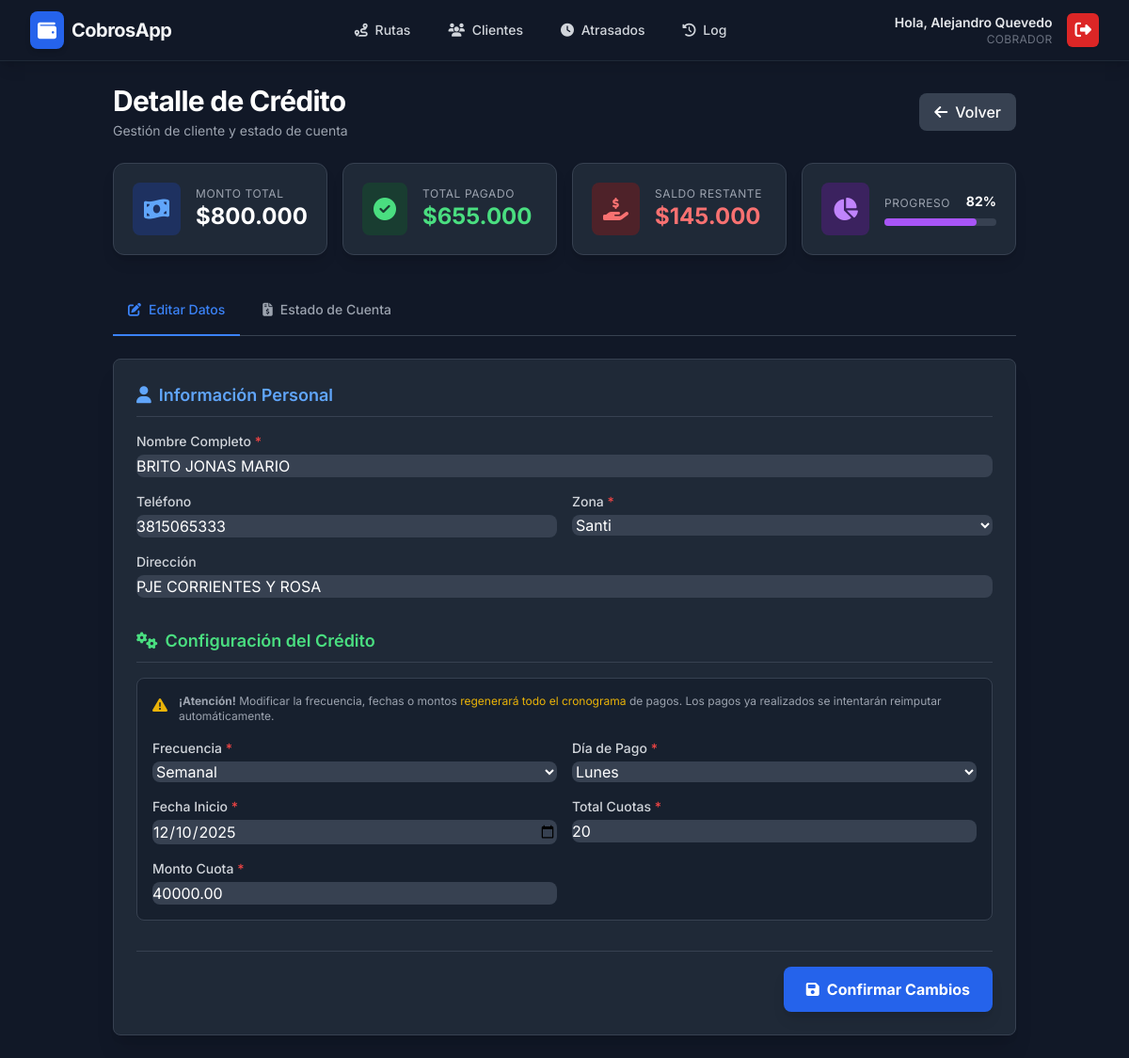
Screenshot of /bk/index.php?page=editar_cliente&id=1520 (signed in) with the database file from the repository.
### tables this page shows
CREATE TABLE `creditos` (
  `id` int NOT NULL,
  `cliente_id` int NOT NULL,
  `zona` int NOT NULL,
  `dia_pago` varchar(20) DEFAULT NULL,
  `dia_vencimiento` tinyint DEFAULT NULL COMMENT 'Día del mes para vencimientos quincenales/mensuales',
  `frecuencia` enum('Semanal','Quincenal','Mensual') NOT NULL DEFAULT 'Semanal',
  `monto_total` decimal(10,2) NOT NULL,
  `total_cuotas` int NOT NULL,
  `cuotas_pagadas` int NOT NULL DEFAULT '0',
  `monto_cuota` decimal(10,2) NOT NULL,
  `saldo_cuota_actual` decimal(10,2) NOT NULL DEFAULT '0.00',
  `ultimo_pago` date DEFAULT NULL,
  `estado` enum('Activo','Pagado') NOT NULL DEFAULT 'Activo'
);

CREATE TABLE `clientes` (
  `id` int NOT NULL,
  `nombre` varchar(255) NOT NULL,
  `telefono` varchar(50) DEFAULT NULL,
  `direccion` text
);

### bk/index.php (called while the page is built, shortened)
<?php
require_once 'config.php';
require_once 'partials/header.php';
$page_to_load = $_GET['page'] ?? 'rutas';
$allowed_pages = [
    'rutas',
    'clientes',
    'agregar_cliente',
    'editar_cliente',
    'eliminar_cliente',
    'atrasados',
    'reporte_general',
    'finalizados',
    'log_pagos',
];
if (in_array($page_to_load, $allowed_pages)) {
    $view_file = 'views/' . $page_to_load . '.php';
    if (file_exists($view_file)) {
        require_once $view_file;
    } else {
        echo "<div class='bg-red-900 border border-red-700 text-red-200 px-4 py-3 rounded-md mb-4' role='alert'>Error: El archivo de la vista '{$page_to_load}.php' no se encontró.</div>";
    }
} else {
    echo "<div class='text-red-500 font-bold text-center text-lg'>Error 404: La página solicitada no fue encontrada.</div>";
}
require_once 'partials/footer.php';
?>

### bk/config.php (called while the page is built, shortened)
<?php
function formatCurrency($value) {
    return '$' . number_format($value, 0, ',', '.');
}
?>

### bk/views/editar_cliente.php (the view, shortened to what this page needs)
<?php
$credito_id = $_GET['id'] ?? null;
$nombres_zonas = [
    1 => 'Santi', 2 => 'Juan Pablo', 3 => 'Enzo',
    4 => 'Tafi del V', 5 => 'Famailla', 6 => 'Sgo'
];
$dias_semana = ['Lunes', 'Martes', 'Miércoles', 'Jueves', 'Viernes', 'Sábado'];
$frecuencias = ['Semanal', 'Quincenal', 'Mensual'];
try {
    $stmt_data = $pdo->prepare("SELECT c.id as cliente_id, c.nombre, c.telefono, c.direccion, cr.* FROM clientes c JOIN creditos cr ON c.id = cr.cliente_id WHERE cr.id = ?");
    $stmt_data->execute([$credito_id]);
    $data = $stmt_data->fetch(PDO::FETCH_ASSOC);
    $stmt_pagos = $pdo->prepare("SELECT * FROM pagos WHERE credito_id = ? ORDER BY fecha_pago DESC, id DESC");
    $stmt_pagos->execute([$credito_id]);
    $pagos = $stmt_pagos->fetchAll(PDO::FETCH_ASSOC);
    $total_credito = $data['monto_total'];
    $total_pagado_real = 0;
    foreach($pagos as $p) $total_pagado_real += $p['monto_pagado'];
    $saldo_restante = $total_credito - $total_pagado_real;
    $progreso_porc = ($total_credito > 0) ? round(($total_pagado_real / $total_credito) * 100) : 0;
} catch (PDOException $e) {
    die("Error al obtener los datos: " . $e->getMessage());
}
?>
<div class="flex flex-col sm:flex-row justify-between items-center mb-6">
    <div>
        <h2 class="text-3xl font-bold text-white tracking-tight">Detalle de Crédito</h2>
        <p class="text-gray-400 text-sm mt-1">Gestión de cliente y estado de cuenta</p>
    </div>
    <div class="mt-4 sm:mt-0 flex gap-2">
        <a href="index.php?page=clientes" class="bg-gray-700 hover:bg-gray-600 text-white font-medium py-2 px-4 rounded-lg transition-colors flex items-center">
            <i class="fas fa-arrow-left mr-2"></i> Volver
        </a>
    </div>
</div>
<div class="grid grid-cols-1 sm:grid-cols-2 lg:grid-cols-4 gap-4 mb-8">
    <div class="bg-gray-800 rounded-xl p-5 border border-gray-700 shadow-lg">
        <div class="flex items-center">
            <div class="bg-blue-900/50 p-3 rounded-lg mr-4">
                <i class="fas fa-money-bill-wave text-blue-400 text-2xl"></i>
            </div>
            <div>
                <p class="text-gray-400 text-xs uppercase tracking-wider">Monto Total</p>
                <p class="text-2xl font-bold text-white"><?= formatCurrency($total_credito) ?></p>
            </div>
        </div>
    </div>
    <div class="bg-gray-800 rounded-xl p-5 border border-gray-700 shadow-lg">
        <div class="flex items-center">
            <div class="bg-green-900/50 p-3 rounded-lg mr-4">
                <i class="fas fa-check-circle text-green-400 text-2xl"></i>
            </div>
            <div>
                <p class="text-gray-400 text-xs uppercase tracking-wider">Total Pagado</p>
                <p class="text-2xl font-bold text-green-400"><?= formatCurrency($total_pagado_real) ?></p>
            </div>
        </div>
    </div>
    <div class="bg-gray-800 rounded-xl p-5 border border-gray-700 shadow-lg">
        <div class="flex items-center">
            <div class="bg-red-900/50 p-3 rounded-lg mr-4">
                <i class="fas fa-hand-holding-usd text-red-400 text-2xl"></i>
            </div>
            <div>
                <p class="text-gray-400 text-xs uppercase tracking-wider">Saldo Restante</p>
                <p class="text-2xl font-bold text-red-400"><?= formatCurrency($saldo_restante) ?></p>
            </div>
        </div>
    </div>
    <div class="bg-gray-800 rounded-xl p-5 border border-gray-700 shadow-lg">
        <div class="flex items-center">
            <div class="bg-purple-900/50 p-3 rounded-lg mr-4">
                <i class="fas fa-chart-pie text-purple-400 text-2xl"></i>
            </div>
            <div class="w-full">
                <div class="flex justify-between items-end">
                    <p class="text-gray-400 text-xs uppercase tracking-wider">Progreso</p>
                    <span class="text-sm font-bold text-white"><?= $progreso_porc ?>%</span>
                </div>
                <div class="w-full bg-gray-700 rounded-full h-2 mt-2">
                    <div class="bg-purple-500 h-2 rounded-full transition-all duration-500" style="width: <?= $progreso_porc ?>%"></div>
                </div>
            </div>
        </div>
    </div>
</div>
<div class="mb-6 border-b border-gray-700">
    <ul class="flex flex-wrap -mb-px text-sm font-medium text-center" id="myTab" role="tablist">
        <li class="mr-2" role="presentation">
            <button class="inline-block p-4 border-b-2 rounded-t-lg text-blue-500 border-blue-500" id="datos-tab" data-tabs-target="#datos" type="button" role="tab" aria-selected="true">
                <i class="fas fa-edit mr-2"></i>Editar Datos
            </button>
        </li>
        <li class="mr-2" role="presentation">
            <button class="inline-block p-4 border-b-2 border-transparent rounded-t-lg hover:text-gray-300 hover:border-gray-300 text-gray-400" id="estado-tab" data-tabs-target="#estado" type="button" role="tab" aria-selected="false">
                <i class="fas fa-file-invoice-dollar mr-2"></i>Estado de Cuenta
            </button>
        </li>
    </ul>
</div>
<div id="myTabContent">
    <div class="" id="datos" role="tabpanel" aria-labelledby="datos-tab">
        <div class="bg-gray-800 p-6 rounded-lg border border-gray-700 shadow-xl">
            <form action="index.php?page=editar_cliente&id=<?= $credito_id ?>" method="POST" id="form-editar">
                <div class="grid grid-cols-1 xl:grid-cols-2 gap-8">
                    <div>
                        <h3 class="text-lg font-semibold text-blue-400 border-b border-gray-700 pb-2 mb-4">
                            <i class="fas fa-user mr-2"></i>Información Personal
                        </h3>
                        <div class="space-y-4">
                            <div>
                                <label for="nombre" class="block text-sm font-medium text-gray-300">Nombre Completo <span class="text-red-500">*</span></label>
                                <input type="text" id="nombre" name="nombre" required class="mt-1 block w-full rounded-lg bg-gray-700 border-gray-600 text-white focus:ring-blue-500 focus:border-blue-500" value="<?= htmlspecialchars($data['nombre']) ?>">
                            </div>
                            <div class="grid grid-cols-1 sm:grid-cols-2 gap-4">
                                <div>
                                    <label for="telefono" class="block text-sm font-medium text-gray-300">Teléfono</label>
                                    <input type="text" id="telefono" name="telefono" class="mt-1 block w-full rounded-lg bg-gray-700 border-gray-600 text-white focus:ring-blue-500 focus:border-blue-500" value="<?= htmlspecialchars($data['telefono']) ?>">
                                </div>
                                <div>
                                    <label for="zona" class="block text-sm font-medium text-gray-300">Zona <span class="text-red-500">*</span></label>
                                    <select id="zona" name="zona" required class="mt-1 block w-full rounded-lg bg-gray-700 border-gray-600 text-white focus:ring-blue-500 focus:border-blue-500">
                                        <?php foreach ($nombres_zonas as $num => $nombre): ?>
                                            <option value="<?= $num ?>" <?= ($data['zona'] == $num) ? 'selected' : '' ?>><?= htmlspecialchars($nombre) ?></option>
                                        <?php endforeach; ?>
                                    </select>
                                </div>
                            </div>
                            <div>
                                <label for="direccion" class="block text-sm font-medium text-gray-300">Dirección</label>
                                <input type="text" id="direccion" name="direccion" class="mt-1 block w-full rounded-lg bg-gray-700 border-gray-600 text-white focus:ring-blue-500 focus:border-blue-500" value="<?= htmlspecialchars($data['direccion']) ?>">
                            </div>
                        </div>
                    </div>
                    <div>
                        <h3 class="text-lg font-semibold text-green-400 border-b border-gray-700 pb-2 mb-4">
                            <i class="fas fa-cogs mr-2"></i>Configuración del Crédito
                        </h3>
                        <div class="bg-gray-900/50 p-4 rounded-lg border border-gray-700">
                            <div class="flex items-start mb-4">
                                <i class="fas fa-exclamation-triangle text-yellow-500 mt-1 mr-3"></i>
                                <p class="text-xs text-gray-400">
                                    <strong>¡Atención!</strong> Modificar la frecuencia, fechas o montos
                                    <span class="text-yellow-500">regenerará todo el cronograma</span>
                                    de pagos. Los pagos ya realizados se intentarán reimputar automáticamente.
                                </p>
                            </div>
                            <div class="grid grid-cols-1 sm:grid-cols-2 gap-4">
                                <div>
                                    <label for="frecuencia" class="block text-sm font-medium text-gray-300">Frecuencia <span class="text-red-500">*</span></label>
                                    <select id="frecuencia" name="frecuencia" required class="mt-1 block w-full rounded-lg bg-gray-700 border-gray-600 text-white focus:ring-blue-500 focus:border-blue-500">
                                        <?php foreach ($frecuencias as $f): ?>
                                            <option value="<?= $f ?>" <?= ($data['frecuencia'] === $f) ? 'selected' : '' ?>><?= $f ?></option>
                                        <?php endforeach; ?>
                                    </select>
                                </div>
                                <div id="dia_pago_container" class="<?= ($data['frecuencia'] === 'Semanal' && $data['zona'] != 4) ? '' : 'hidden' ?>">
                                    <label for="dia_pago" class="block text-sm font-medium text-gray-300">Día de Pago <span class="text-red-500">*</span></label>
                                    <select id="dia_pago" name="dia_pago" class="mt-1 block w-full rounded-lg bg-gray-700 border-gray-600 text-white">
                                        <?php foreach ($dias_semana as $d): ?>
                                            <option value="<?= $d ?>" <?= ($data['dia_pago'] === $d) ? 'selected' : '' ?>><?= $d ?></option>
                                        <?php endforeach; ?>
                                    </select>
                                </div>
                                <div>
                                    <label for="ultimo_pago" class="block text-sm font-medium text-gray-300">Fecha Inicio <span class="text-red-500">*</span></label>
                                    <input type="date" id="ultimo_pago" name="ultimo_pago" required class="mt-1 block w-full rounded-lg bg-gray-700 border-gray-600 text-white" value="<?= htmlspecialchars($data['ultimo_pago']) ?>">
                                </div>
                                <div>
                                    <label for="total_cuotas" class="block text-sm font-medium text-gray-300">Total Cuotas <span class="text-red-500">*</span></label>
                                    <input type="number" id="total_cuotas" name="total_cuotas" required class="mt-1 block w-full rounded-lg bg-gray-700 border-gray-600 text-white" value="<?= htmlspecialchars($data['total_cuotas']) ?>">
                                </div>
                                <div>
                                    <label for="monto_cuota" class="block text-sm font-medium text-gray-300">Monto Cuota <span class="text-red-500">*</span></label>
                                    <input type="number" step="0.01" id="monto_cuota" name="monto_cuota" required class="mt-1 block w-full rounded-lg bg-gray-700 border-gray-600 text-white" value="<?= htmlspecialchars($data['monto_cuota']) ?>">
                                </div>
                            </div>
                        </div>
                    </div>
                </div>
                <div class="mt-8 flex justify-end gap-3 pt-4 border-t border-gray-700">
                    <button type="submit" class="bg-blue-600 hover:bg-blue-700 text-white font-bold py-3 px-6 rounded-lg transition-transform transform hover:scale-105 shadow-lg flex items-center">
                        <i class="fas fa-save mr-2"></i> Confirmar Cambios
                    </button>
                </div>
            </form>
        </div>
    </div>
</div>

### bk/partials/header.php (style rules this page uses)
body { font-family: 'Inter', sans-serif; background-color: #111827; color: #f3f4f6; }

### rows the page displays
creditos: monto_total "$800.000", monto_total "$145.000", monto_total "82", nombre "BRITO JONAS MARIO", telefono "3815065333", zona "Santi", direccion "PJE CORRIENTES Y ROSA", frecuencia "Semanal", dia_pago "Lunes", ultimo_pago "12/10/2025", total_cuotas "20", monto_cuota "40000.00"

### other values shown
$nombre_usuario "Alejandro Quevedo"
$rol_usuario "COBRADOR"
formatCurrency($total_pagado_real) "$655.000"
